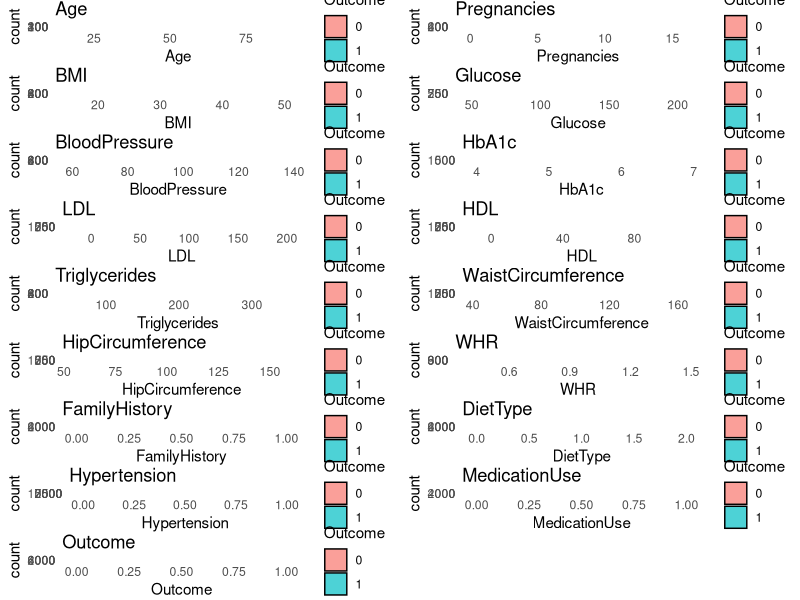
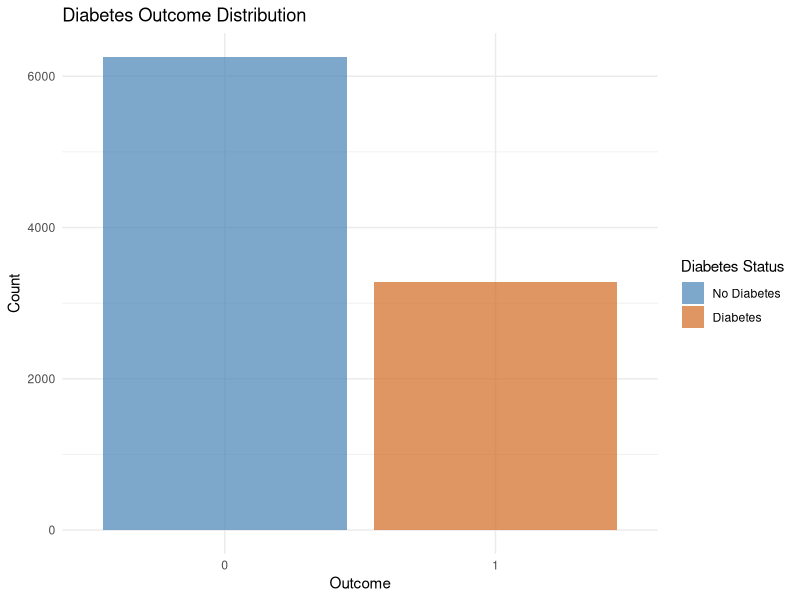
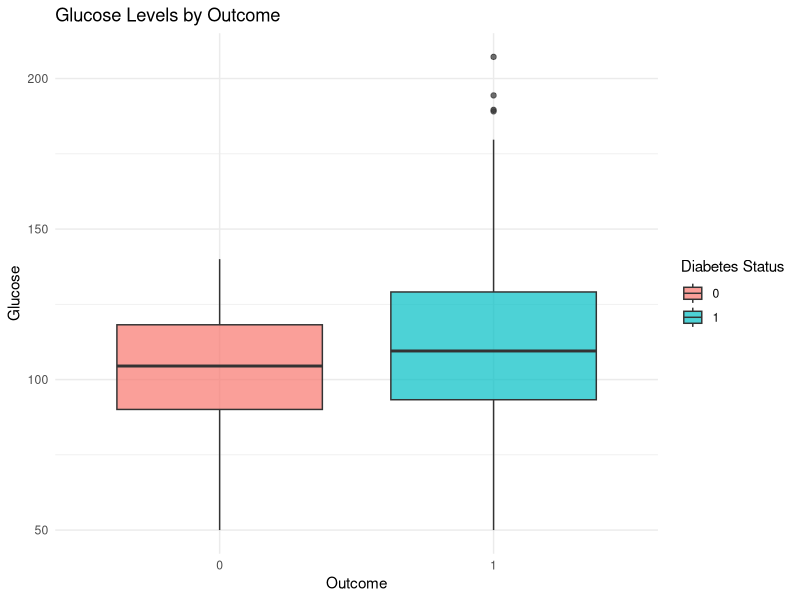
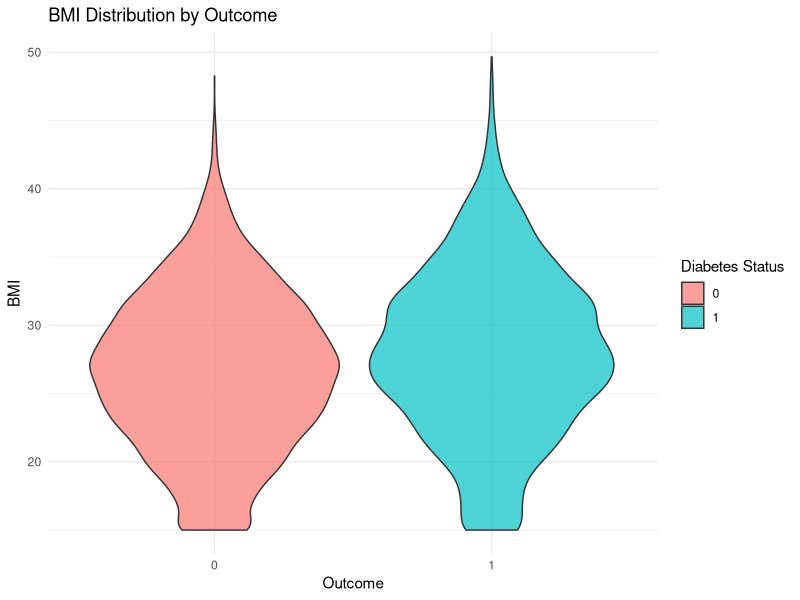
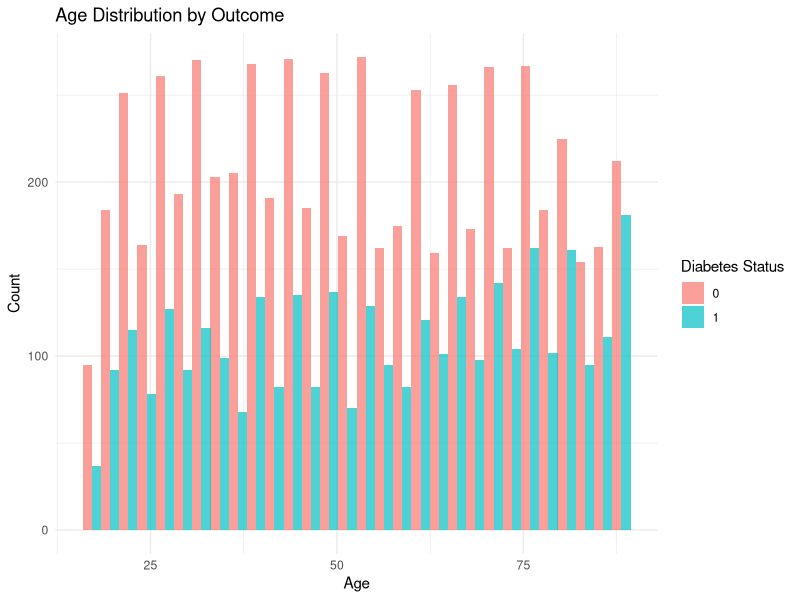
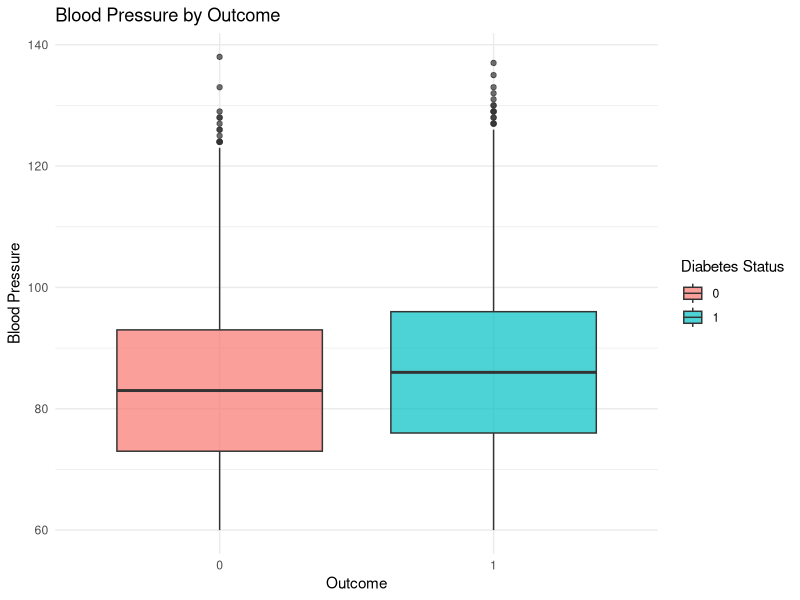
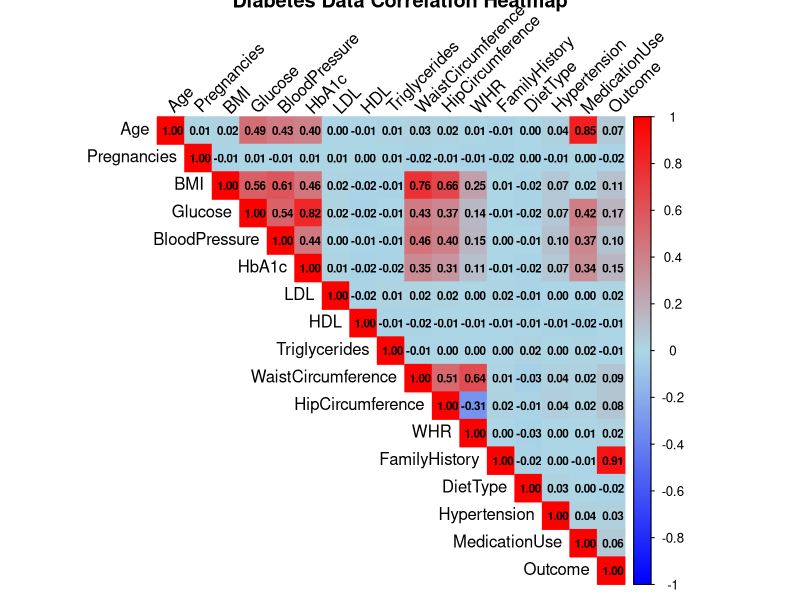
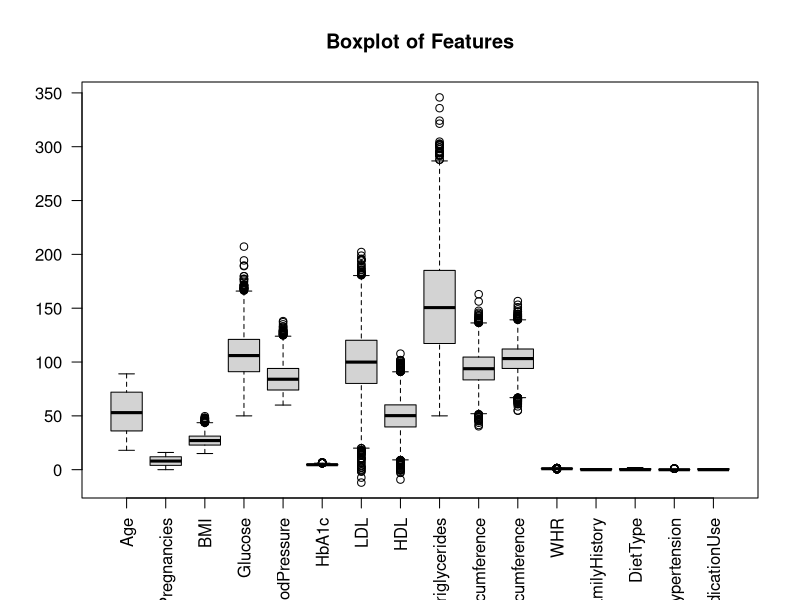

The R source for these figures, in order:
## ---- chunk 1
knitr::opts_chunk$set(echo = TRUE, message = FALSE, warning = FALSE)
## ---- chunk 2

library(class) # For KNN
library(caret) # For data splitting and evaluation
library(ggplot2)  # For visualization

## ---- chunk 3
data <- read.csv("diabetes_dataset.csv")
str(data)  # Check the structure

## ---- chunk 4
summary(data)  # Basic summary

## ---- chunk 5

#displays first 6 rows of the dataset

head(data)

## ---- chunk 6
# Check for duplicates based on all columns
duplicate_row <- data[duplicated(data), ]

# Print the results
print(duplicate_row)

## ---- chunk 7
# Check total missing values in the dataset
sum(is.na(data))

# Check missing values per column
colSums(is.na(data))


## ---- chunk 8

# Load ggplot2 library
library(ggplot2)

# Set plot layout to 2 plots per row
gridExtra::grid.arrange(
  grobs = lapply(names(data), function(col) {
    ggplot(data, aes(x = .data[[col]], fill = as.factor(Outcome))) +
      geom_histogram(color = "black", bins = 30, alpha = 0.7) +
      labs(title = col, fill = "Outcome") +
      theme_minimal()
  }),
  ncol = 2
)


## ---- chunk 9


ggplot(data, aes(x = factor(Outcome), fill = factor(Outcome))) +
  geom_bar(alpha = 0.7) +
  theme_minimal() +
  ggtitle("Diabetes Outcome Distribution") +
  scale_fill_manual(values = c("steelblue", "chocolate"), labels = c("No Diabetes", "Diabetes")) +
  labs(x = "Outcome", y = "Count", fill = "Diabetes Status")


## ---- chunk 10
ggplot(data, aes(x = factor(Outcome), y = Glucose, fill = factor(Outcome))) +
  geom_boxplot(alpha = 0.7) +
  theme_minimal() +
  ggtitle("Glucose Levels by Outcome") +
  labs(x = "Outcome", y = "Glucose", fill = "Diabetes Status")
## ---- chunk 11
ggplot(data, aes(x = factor(Outcome), y = BMI, fill = factor(Outcome))) +
  geom_violin(alpha = 0.7) +
  theme_minimal() +
  ggtitle("BMI Distribution by Outcome") +
  labs(x = "Outcome", y = "BMI", fill = "Diabetes Status")

## ---- chunk 12
ggplot(data, aes(x = Age, fill = factor(Outcome))) +
  geom_histogram(bins = 30, alpha = 0.7, position = "dodge") +
  theme_minimal() +
  ggtitle("Age Distribution by Outcome") +
  labs(x = "Age", y = "Count", fill = "Diabetes Status")
  
## ---- chunk 13
ggplot(data, aes(x = factor(Outcome), y = BloodPressure, fill = factor(Outcome))) +
  geom_boxplot(alpha = 0.7) +
  theme_minimal() +
  ggtitle("Blood Pressure by Outcome") +
  labs(x = "Outcome", y = "Blood Pressure", fill = "Diabetes Status")

## ---- chunk 14

library(reshape2)
library(corrplot)

# Create and plot correlation matrix for numeric columns only
numeric_cols <- sapply(data, is.numeric)
corr_matrix <- cor(data[, numeric_cols], use = "complete.obs")

# Plot correlation matrix
corrplot(corr_matrix, method = "color", type = "upper", 
         addCoef.col = "black", number.cex = 0.7,
         tl.col = "black", tl.srt = 45,
         col = colorRampPalette(c("blue", "lightblue", "red"))(200),
         title = "Diabetes Data Correlation Heatmap")


## ---- chunk 15
# Visualize outliers with boxplots
boxplot(data[, -ncol(data)], main = "Boxplot of Features", las = 2)

# Remove outliers using Interquartile Range (IQR)
remove_outliers <- function(x) {
  Q1 <- quantile(x, 0.25)
  Q3 <- quantile(x, 0.75)
  IQR <- Q3 - Q1
  x[x < (Q1 - 1.5 * IQR) | x > (Q3 + 1.5 * IQR)] <- NA
  return(x)
}

data_no_outliers <- as.data.frame(lapply(data[, -ncol(data)], remove_outliers))
data_no_outliers <- na.omit(data_no_outliers)


## ---- chunk 16
# Cap outliers at 5th and 95th percentile
cap_outliers <- function(x) {
  lower_bound <- quantile(x, 0.05, na.rm = TRUE)
  upper_bound <- quantile(x, 0.95, na.rm = TRUE)
  x[x < lower_bound] <- lower_bound
  x[x > upper_bound] <- upper_bound
  return(x)
}

# Apply to all numeric columns in the dataset
data <- data.frame(lapply(data, function(x) {
  if (is.numeric(x)) cap_outliers(x) else x
}))

# Verify the changes
summary(data)


## ---- chunk 17
boxplot(data,
        main = "Boxplot of Features (Outliers Removed)",
        col = "lightblue",
        las = 2)

## ---- chunk 18
# Load necessary libraries
library(ggplot2)
library(tidyr)

# Convert data to long format for plotting
data_long <- data %>%
  pivot_longer(cols = everything(), names_to = "Variable", values_to = "Value")

# Plot histograms with density for each feature
ggplot(data_long, aes(x = Value)) +
  geom_histogram(aes(y = after_stat(density)), fill = "orange", color = "black", bins = 30) +
  geom_density(color = "black") +
  facet_wrap(~Variable, scales = "free") +
  theme_minimal() +
  labs(title = "Distribution of Diabetes Dataset Features", x = "Value", y = "Density")


## ---- chunk 19


# Formula
normalize <- function(x) {
  return((x - min(x)) / (max(x) - min(x)))
}

# Normalize relevant numerical columns in the diabetes dataset
data[, c("Age", "BloodPressure", "BMI", "Glucose", "HbA1c", "HDL", 
         "HipCircumference", "LDL", "Pregnancies", "Triglycerides", 
         "WaistCircumference", "WHR")] <- 
  apply(data[, c("Age", "BloodPressure", "BMI", "Glucose", "HbA1c", "HDL", 
                 "HipCircumference", "LDL", "Pregnancies", "Triglycerides", 
                 "WaistCircumference", "WHR")], 2, normalize)

# Show first rows
head(data)


## ---- chunk 20

# Drop Hypertension column
data <- data[, !(names(data) == "Hypertension")]

colnames(data)

## ---- chunk 21
library(themis)
library(recipes)

# Convert relevant columns to factors or integers

data$Outcome <- factor(data$Outcome)

# Apply SMOTE
rec <- recipe(Outcome ~ ., data = data) %>%
  step_smote(Outcome, over_ratio = 1) %>%
  prep() %>%
  bake(new_data = NULL)

# Check the class distribution after SMOTE
table(rec$Outcome)

# Update the original dataset with the balanced data
data <- rec


## ---- chunk 22
# Load ggplot2
library(ggplot2)

# Plot Outcome distribution after SMOTE
ggplot(data, aes(x = factor(Outcome), fill = factor(Outcome))) +
  geom_bar(alpha = 0.7) +
  theme_minimal() +
  ggtitle("Diabetes Outcome Distribution") +
  scale_fill_manual(values = c("steelblue", "chocolate"), labels = c("No Diabetes", "Diabetes")) +
  labs(x = "Outcome", fill = "Status")



## ---- chunk 23
# Load necessary libraries
library(class)  # For KNN
library(caret)  # For evaluation

# Set seed for reproducibility
set.seed(42)

# Scale features (standardize) and split labels
scaled_data <- scale(data[, -ncol(data)])  # Assuming Outcome is the last column
labels <- data$Outcome

# Split data into train and test (80/20 split)
train_idx <- sample(1:nrow(data), 0.8 * nrow(data))
train_features <- scaled_data[train_idx, ]
test_features <- scaled_data[-train_idx, ]
train_labels <- labels[train_idx]
test_labels <- labels[-train_idx]

# Train KNN model and make predictions
k_value <- 12
knn_pred <- knn(train = train_features, 
                test = test_features, 
                cl = train_labels, 
                k = k_value)

# Evaluate performance
conf_matrix <- confusionMatrix(knn_pred, test_labels)
print(conf_matrix)


## ---- chunk 24

# Load necessary libraries
library(ggplot2)
library(caret)

# Compute confusion matrix
conf_matrix <- confusionMatrix(knn_pred, test_labels)

# Extract confusion matrix as a data frame
cm_data <- as.data.frame(conf_matrix$table)
colnames(cm_data) <- c("Prediction", "Reference", "Count")

# Plot confusion matrix
ggplot(cm_data, aes(x = Reference, y = Prediction, fill = Count)) +
  geom_tile(color = "white") +
  geom_text(aes(label = Count), color = "black", size = 5) +
  scale_fill_gradient(low = "lightblue", high = "steelblue") +
  labs(title = "Confusion Matrix", x = "Actual", y = "Predicted") +
  theme_minimal()

## ---- chunk 25
# Load required libraries
library(caret)
library(knitr)

# Compute confusion matrix
conf_matrix <- confusionMatrix(knn_pred, test_labels)

# Extract values from confusion matrix
tp <- conf_matrix$table[2, 2]  # True Positives
tn <- conf_matrix$table[1, 1]  # True Negatives
fp <- conf_matrix$table[1, 2]  # False Positives
fn <- conf_matrix$table[2, 1]  # False Negatives

# Calculate metrics
accuracy <- (tp + tn) / (tp + tn + fp + fn)
precision <- tp / (tp + fp)
recall <- tp / (tp + fn)
f1_score <- 2 * (precision * recall) / (precision + recall)
specificity <- tn / (tn + fp)
sensitivity <- recall

# Create a data frame with metrics
metrics <- data.frame(
  Metric = c("Accuracy", "Precision", "Recall (Sensitivity)", "F1 Score", "Specificity"),
  Value = c(accuracy, precision, recall, f1_score, specificity)
)

# Print the table in a clean format
kable(metrics, format = "markdown", caption = "Model Performance Metrics", digits = 4)
